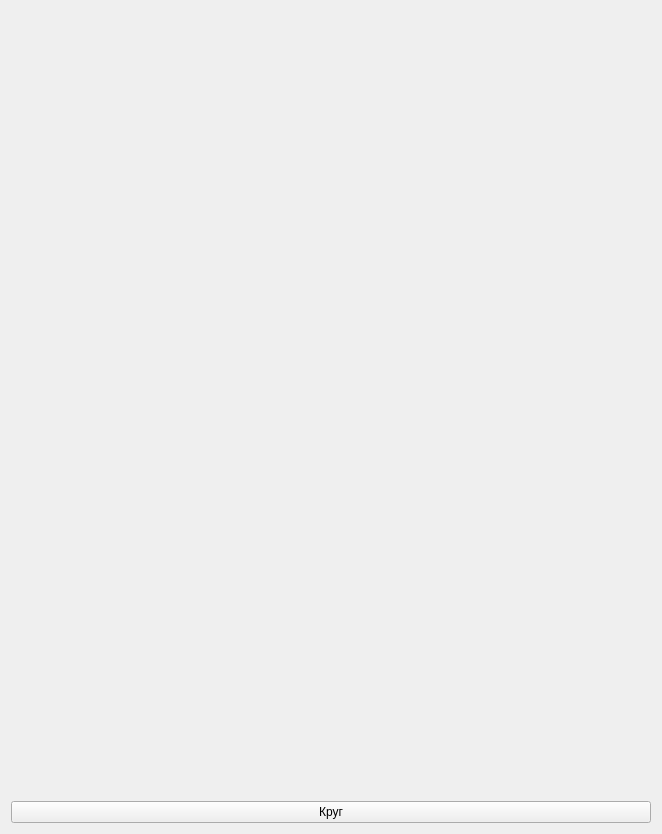
<?xml version="1.0" encoding="UTF-8"?>
<ui version="4.0">
 <class>Form</class>
 <widget class="QWidget" name="Form">
  <property name="geometry">
   <rect>
    <x>0</x>
    <y>0</y>
    <width>662</width>
    <height>834</height>
   </rect>
  </property>
  <property name="windowTitle">
   <string>Form</string>
  </property>
  <layout class="QVBoxLayout" name="verticalLayout">
   <item>
    <spacer name="verticalSpacer">
     <property name="orientation">
      <enum>Qt::Vertical</enum>
     </property>
     <property name="sizeHint" stdset="0">
      <size>
       <width>20</width>
       <height>40</height>
      </size>
     </property>
    </spacer>
   </item>
   <item>
    <widget class="QPushButton" name="pushButton">
     <property name="text">
      <string>Круг</string>
     </property>
    </widget>
   </item>
  </layout>
 </widget>
 <resources/>
 <connections/>
</ui>
